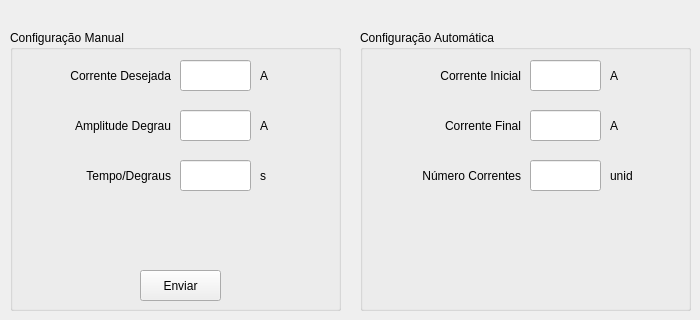
       <widget class="QWidget" name="tab_8">
        <attribute name="title">
         <string>Curva Linear</string>
        </attribute>
        <widget class="QGroupBox" name="Configuracao_Manual">
         <property name="geometry">
          <rect>
           <x>10</x>
           <y>30</y>
           <width>331</width>
           <height>281</height>
          </rect>
         </property>
         <property name="title">
          <string>Configuração Manual</string>
         </property>
         <widget class="QLineEdit" name="Corrente_Linear">
          <property name="geometry">
           <rect>
            <x>170</x>
            <y>30</y>
            <width>71</width>
            <height>31</height>
           </rect>
          </property>
         </widget>
         <widget class="QLineEdit" name="Amplitude_Linear">
          <property name="geometry">
           <rect>
            <x>170</x>
            <y>80</y>
            <width>71</width>
            <height>31</height>
           </rect>
          </property>
          <property name="text">
           <string/>
          </property>
         </widget>
         <widget class="QLineEdit" name="Tempo_Linear">
          <property name="geometry">
           <rect>
            <x>170</x>
            <y>130</y>
            <width>71</width>
            <height>31</height>
           </rect>
          </property>
          <property name="text">
           <string/>
          </property>
         </widget>
         <widget class="QLabel" name="label_81">
          <property name="geometry">
           <rect>
            <x>20</x>
            <y>30</y>
            <width>141</width>
            <height>31</height>
           </rect>
          </property>
          <property name="text">
           <string>Corrente Desejada</string>
          </property>
          <property name="alignment">
           <set>Qt::AlignRight|Qt::AlignTrailing|Qt::AlignVCenter</set>
          </property>
         </widget>
         <widget class="QLabel" name="label_82">
          <property name="geometry">
           <rect>
            <x>20</x>
            <y>80</y>
            <width>141</width>
            <height>31</height>
           </rect>
          </property>
          <property name="text">
           <string>Amplitude Degrau</string>
          </property>
          <property name="alignment">
           <set>Qt::AlignRight|Qt::AlignTrailing|Qt::AlignVCenter</set>
          </property>
         </widget>
         <widget class="QLabel" name="label_88">
          <property name="geometry">
           <rect>
            <x>0</x>
            <y>130</y>
            <width>161</width>
            <height>31</height>
           </rect>
          </property>
          <property name="text">
           <string>Tempo/Degraus</string>
          </property>
          <property name="alignment">
           <set>Qt::AlignRight|Qt::AlignTrailing|Qt::AlignVCenter</set>
          </property>
         </widget>
         <widget class="QLabel" name="label_89">
          <property name="geometry">
           <rect>
            <x>250</x>
            <y>80</y>
            <width>21</width>
            <height>31</height>
           </rect>
          </property>
          <property name="text">
           <string>A</string>
          </property>
         </widget>
         <widget class="QLabel" name="label_90">
          <property name="geometry">
           <rect>
            <x>250</x>
            <y>130</y>
            <width>21</width>
            <height>31</height>
           </rect>
          </property>
          <property name="text">
           <string>s</string>
          </property>
         </widget>
         <widget class="QLabel" name="label_96">
          <property name="geometry">
           <rect>
            <x>250</x>
            <y>30</y>
            <width>21</width>
            <height>31</height>
           </rect>
          </property>
          <property name="text">
           <string>A</string>
          </property>
         </widget>
         <widget class="QPushButton" name="Enviar_Linear">
          <property name="geometry">
           <rect>
            <x>130</x>
            <y>240</y>
            <width>81</width>
            <height>31</height>
           </rect>
          </property>
          <property name="text">
           <string>Enviar</string>
          </property>
          <property name="icon">
           <iconset>
            <normaloff>imagens/1351621501_Check.png</normaloff>imagens/1351621501_Check.png</iconset>
          </property>
         </widget>
        </widget>
        <widget class="QGroupBox" name="Configuracao_Auto">
         <property name="geometry">
          <rect>
           <x>360</x>
           <y>30</y>
           <width>331</width>
           <height>281</height>
          </rect>
         </property>
         <property name="title">
          <string>Configuração Automática</string>
         </property>
         <widget class="QLineEdit" name="Corrente_Auto_Inicial">
          <property name="geometry">
           <rect>
            <x>170</x>
            <y>30</y>
            <width>71</width>
            <height>31</height>
           </rect>
          </property>
         </widget>
         <widget class="QLabel" name="label_100">
          <property name="geometry">
           <rect>
            <x>20</x>
            <y>30</y>
            <width>141</width>
            <height>31</height>
           </rect>
          </property>
          <property name="text">
           <string>Corrente Inicial</string>
          </property>
          <property name="alignment">
           <set>Qt::AlignRight|Qt::AlignTrailing|Qt::AlignVCenter</set>
          </property>
         </widget>
         <widget class="QLabel" name="label_107">
          <property name="geometry">
           <rect>
            <x>250</x>
            <y>30</y>
            <width>21</width>
            <height>31</height>
           </rect>
          </property>
          <property name="text">
           <string>A</string>
          </property>
         </widget>
         <widget class="QLabel" name="label_108">
          <property name="geometry">
           <rect>
            <x>20</x>
            <y>80</y>
            <width>141</width>
            <height>31</height>
           </rect>
          </property>
          <property name="text">
           <string>Corrente Final</string>
          </property>
          <property name="alignment">
           <set>Qt::AlignRight|Qt::AlignTrailing|Qt::AlignVCenter</set>
          </property>
         </widget>
         <widget class="QLineEdit" name="Corrente_Auto_Final">
          <property name="geometry">
           <rect>
            <x>170</x>
            <y>80</y>
            <width>71</width>
            <height>31</height>
           </rect>
          </property>
         </widget>
         <widget class="QLabel" name="label_109">
          <property name="geometry">
           <rect>
            <x>250</x>
            <y>80</y>
            <width>21</width>
            <height>31</height>
           </rect>
          </property>
          <property name="text">
           <string>A</string>
          </property>
         </widget>
         <widget class="QLabel" name="label_110">
          <property name="geometry">
           <rect>
            <x>20</x>
            <y>130</y>
            <width>141</width>
            <height>31</height>
           </rect>
          </property>
          <property name="text">
           <string>Número Correntes</string>
          </property>
          <property name="alignment">
           <set>Qt::AlignRight|Qt::AlignTrailing|Qt::AlignVCenter</set>
          </property>
         </widget>
         <widget class="QLineEdit" name="N_Correntes_Auto">
          <property name="geometry">
           <rect>
            <x>170</x>
            <y>130</y>
            <width>71</width>
            <height>31</height>
           </rect>
          </property>
         </widget>
         <widget class="QLabel" name="label_111">
          <property name="geometry">
           <rect>
            <x>250</x>
            <y>130</y>
            <width>41</width>
            <height>31</height>
           </rect>
          </property>
          <property name="text">
           <string>unid</string>
          </property>
         </widget>
        </widget>
       </widget>
